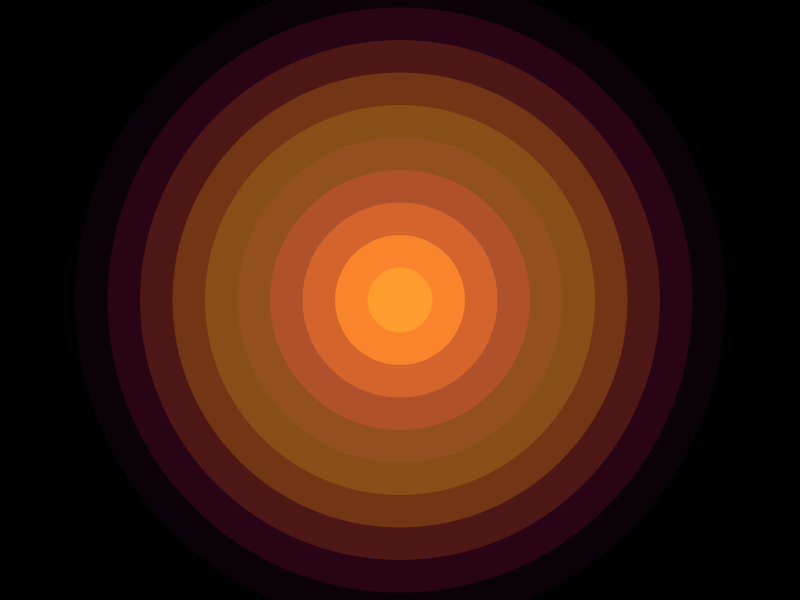
Frame 1 (no input)
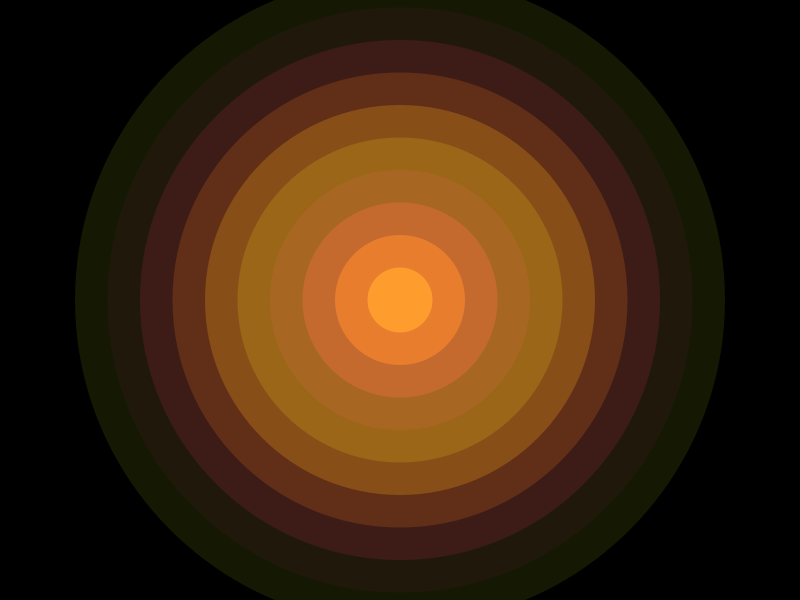
Frame 2 (the mouse pressed at the canvas centre, redrawn once)

The Processing sketch that drew these frames (run headless with seeded random() and noise(); the mouse was pressed at the canvas centre and the sketch redrawn once):

// Processing sketch: recursion
// ── recursion.pde
/**
 * Recursion
 * 
 * Using recursion means that you create a function that calls itself.
 * It is important to program an escape condition. Otherwise you create
 * an endless loop.
 */

// Array used as a color palette 
color[] colors = {color(73,10,61), color(189,21,80), color(233,127,2), color(248,202,0), color(138,155,15)};
int c = 0;

void setup() {
  size(800, 600);    // set size of the sketch
  noStroke();        // do not draw a outline
  noLoop();          // do use loop run draw only one time
}

void draw() {
  background(0);    // draw a black background
  
  // call the recursion function
  drawRecursive(width/2, height/2, 10);
}

// Recursion function
void drawRecursive(int x, int y, int level) {

  int s = level * 65;
  
  blendMode(ADD);
  
  // draw a circles
  c = c%5;
  fill(colors[c],40);
  ellipse(x, y, s, s);

  // when the level is more the 1 call the function again
  if (level > 1) {
    level = level -1;
    c += 1;
    drawRecursive(x, y, level);
    
  }
}
